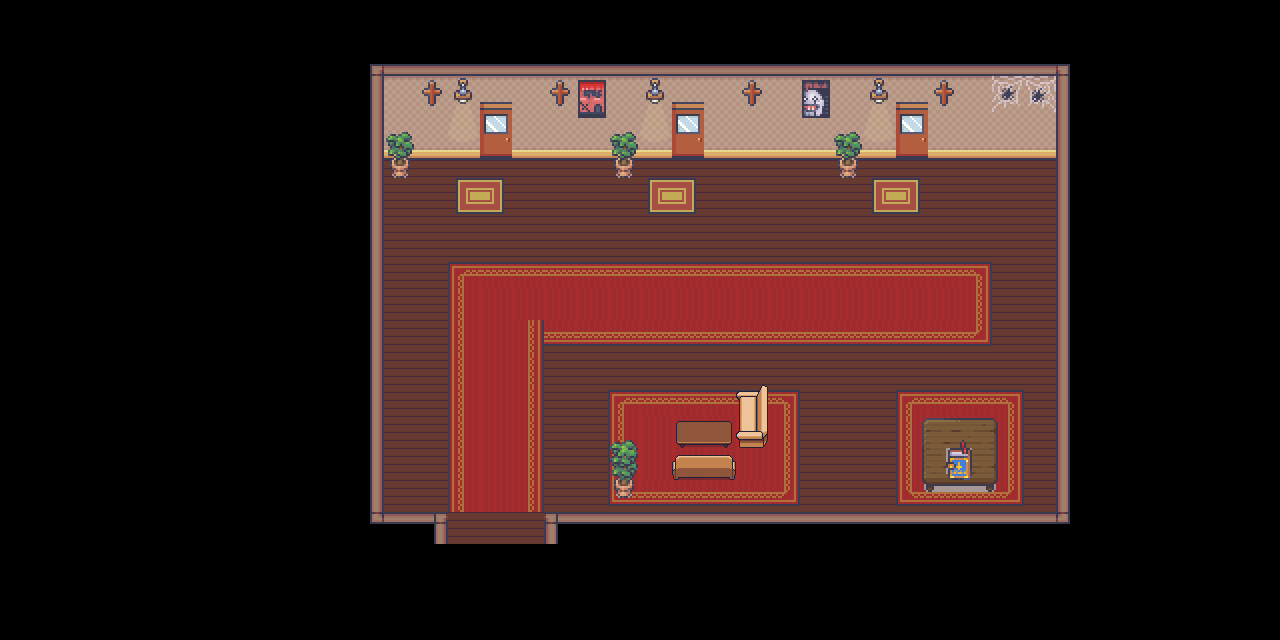

This game map was drawn from its Tiled (.tmx) file and the tilesets committed beside it. A one-line description and the trimmed map source follow:
An orthogonal 40x20 tile map with 32x32 px tiles, 7 tile layers (groundlayer, carpets, walllayer, walllayer2, ...), 10 tilesets and 1 object (start).

<map version="1.9" tiledversion="1.9.2" orientation="orthogonal" renderorder="right-down" width="40" height="20" tilewidth="32" tileheight="32" infinite="0" nextlayerid="10" nextobjectid="2">
 <editorsettings>
  <export target="hallway.tmj" format="json" />
 </editorsettings>
 <tileset firstgid="1" name="4_Bedroom_32x32" tilewidth="32" tileheight="32" tilecount="1712" columns="16">
  <image source="4_Bedroom_32x32.png" width="512" height="3424" />
 </tileset>
 <tileset firstgid="1713" name="gather_chairs_1.3" tilewidth="32" tileheight="32" tilecount="800" columns="25">
  <image source="gather_chairs_1.3.png" width="800" height="1024" />
  <tile id="181">
   <properties>
    <property name="Couch " type="bool" value="true" />
   </properties>
  </tile>
  <tile id="189">
   <properties>
    <property name="Couchbehind" type="bool" value="true" />
   </properties>
  </tile>
  <tile id="190">
   <properties>
    <property name="Couchbehind" type="bool" value="true" />
   </properties>
  </tile>
  <tile id="206">
   <properties>
    <property name="Couch " type="bool" value="true" />
   </properties>
  </tile>
 </tileset>
 <tileset firstgid="2513" name="gather_tables_2.1" tilewidth="32" tileheight="32" tilecount="9000" columns="90">
  <image source="gather_tables_2.1.png" width="2880" height="3200" />
  <tile id="3691">
   <properties>
    <property name="Coffeetable" type="bool" value="true" />
   </properties>
  </tile>
  <tile id="3692">
   <properties>
    <property name="Coffeetable" type="bool" value="true" />
   </properties>
  </tile>
 </tileset>
 <tileset firstgid="11513" name="26_Condominium_32x32" tilewidth="32" tileheight="32" tilecount="304" columns="16">
  <image source="26_Condominium_32x32.png" width="512" height="608" />
  <tile id="262">
   <properties>
    <property name="Door" type="bool" value="true" />
   </properties>
  </tile>
  <tile id="263">
   <properties>
    <property name="Door" type="bool" value="true" />
   </properties>
  </tile>
  <tile id="264">
   <properties>
    <property name="Door" type="bool" value="true" />
   </properties>
  </tile>
  <tile id="278">
   <properties>
    <property name="Door" type="bool" value="true" />
   </properties>
  </tile>
  <tile id="279">
   <properties>
    <property name="Door" type="bool" value="true" />
   </properties>
  </tile>
  <tile id="280">
   <properties>
    <property name="Door" type="bool" value="true" />
   </properties>
  </tile>
 </tileset>
 <tileset firstgid="11817" name="1_Generic_32x32" tilewidth="32" tileheight="32" tilecount="1248" columns="16">
  <image source="1_Generic_32x32.png" width="512" height="2496" />
  <tile id="674">
   <properties>
    <property name="Door" type="bool" value="false" />
   </properties>
  </tile>
  <tile id="677">
   <properties>
    <property name="Door" type="bool" value="true" />
   </properties>
  </tile>
  <tile id="690">
   <properties>
    <property name="Door" type="bool" value="false" />
   </properties>
  </tile>
  <tile id="693">
   <properties>
    <property name="Door" type="bool" value="true" />
   </properties>
  </tile>
 </tileset>
 <tileset firstgid="13065" name="11_Halloween_32x32" tilewidth="32" tileheight="32" tilecount="976" columns="16">
  <image source="11_Halloween_32x32.png" width="512" height="1952" />
 </tileset>
 <tileset firstgid="14041" name="2_LivingRoom_32x32" tilewidth="32" tileheight="32" tilecount="720" columns="16">
  <image source="2_LivingRoom_32x32.png" width="512" height="1440" />
  <tile id="332">
   <properties>
    <property name="Tree" type="bool" value="true" />
   </properties>
  </tile>
  <tile id="348">
   <properties>
    <property name="Tree" type="bool" value="true" />
   </properties>
  </tile>
  <tile id="349">
   <properties>
    <property name="Tree" type="bool" value="true" />
   </properties>
  </tile>
  <tile id="350">
   <properties>
    <property name="Tree" type="bool" value="true" />
   </properties>
  </tile>
  <tile id="351">
   <properties>
    <property name="Tree2" type="bool" value="true" />
   </properties>
  </tile>
  <tile id="365">
   <properties>
    <property name="Tree" type="bool" value="true" />
   </properties>
  </tile>
  <tile id="366">
   <properties>
    <property name="Tree" type="bool" value="true" />
   </properties>
  </tile>
  <tile id="367">
   <properties>
    <property name="Tree2" type="bool" value="true" />
   </properties>
  </tile>
  <tile id="381">
   <properties>
    <property name="Tree" type="bool" value="true" />
   </properties>
  </tile>
  <tile id="382">
   <properties>
    <property name="Tree" type="bool" value="true" />
   </properties>
  </tile>
  <tile id="383">
   <properties>
    <property name="Tree2" type="bool" value="true" />
   </properties>
  </tile>
 </tileset>
 <tileset firstgid="14761" name="Carpet" tilewidth="32" tileheight="32" tilecount="960" columns="60">
  <image source="Carpet.png" width="1920" height="512" />
 </tileset>
 <tileset firstgid="15721" name="Room_Builder_32x32" tilewidth="32" tileheight="32" tilecount="8284" columns="76">
  <image source="Room_Builder_32x32.png" width="2432" height="3488" />
  <tile id="98">
   <properties>
    <property name="Wallborder" type="bool" value="true" />
   </properties>
  </tile>
  <tile id="99">
   <properties>
    <property name="Wallborder" type="bool" value="true" />
   </properties>
  </tile>
  <tile id="100">
   <properties>
    <property name="Wallborder" type="bool" value="true" />
   </properties>
  </tile>
  <tile id="174">
   <properties>
    <property name="Wallborder" type="bool" value="true" />
   </properties>
  </tile>
  <tile id="175">
   <properties>
    <property name="Wallborder" type="bool" value="true" />
   </properties>
  </tile>
  <tile id="176">
   <properties>
    <property name="Wallborder" type="bool" value="true" />
   </properties>
  </tile>
  <tile id="250">
   <properties>
    <property name="Wallborder" type="bool" value="true" />
   </properties>
  </tile>
  <tile id="251">
   <properties>
    <property name="Wallborder" type="bool" value="true" />
   </properties>
  </tile>
  <tile id="252">
   <properties>
    <property name="Wallborder" type="bool" value="true" />
   </properties>
  </tile>
  <tile id="1152">
   <properties>
    <property name="Wall" type="bool" value="true" />
   </properties>
  </tile>
  <tile id="1156">
   <properties>
    <property name="Wall" type="bool" value="true" />
   </properties>
  </tile>
  <tile id="1228">
   <properties>
    <property name="Wall" type="bool" value="true" />
   </properties>
  </tile>
 </tileset>
 <tileset firstgid="24005" name="Wood" tilewidth="32" tileheight="32" tilecount="8640" columns="180">
  <image source="Wood.png" width="5760" height="1536" />
 </tileset>
 <layer id="1" name="groundlayer" width="40" height="20">
  <data>[800 cells, 223 non-empty, 2 distinct tile ids]</data>
 </layer>
 <layer id="8" name="carpets" width="40" height="20">
  <data>[800 cells, 118 non-empty, 13 distinct tile ids]</data>
 </layer>
 <layer id="2" name="walllayer" width="40" height="20">
  <data>[800 cells, 66 non-empty, 5 distinct tile ids]</data>
 </layer>
 <layer id="3" name="walllayer2" width="40" height="20">
  <data>[800 cells, 72 non-empty, 8 distinct tile ids]</data>
 </layer>
 <layer id="4" name="itemlayer" width="40" height="20">
  <data>[800 cells, 67 non-empty, 29 distinct tile ids]</data>
 </layer>
 <layer id="5" name="itemlayer2" width="40" height="20">
  <data>[800 cells, 26 non-empty, 15 distinct tile ids]</data>
 </layer>
 <layer id="7" name="itemlayer3" width="40" height="20">
  <data>[800 cells, 29 non-empty, 4 distinct tile ids]</data>
 </layer>
 <objectgroup id="9" name="objectLayer">
  <object id="1" name="start" x="493.333" y="476">
   <point />
  </object>
 </objectgroup>
</map>
